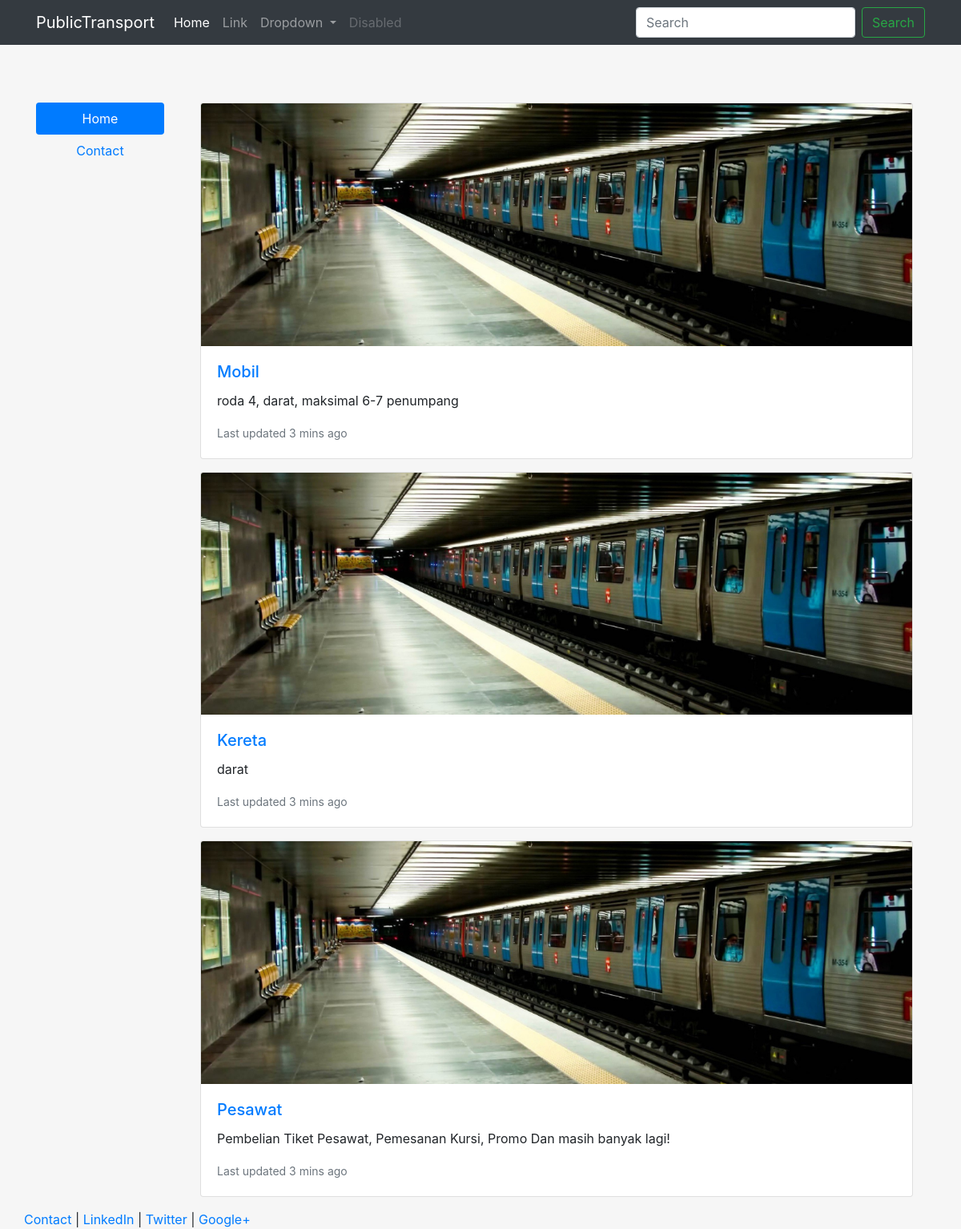
The page / on the database its author committed.
### MainApp/models.py (models this page shows, shortened)
class Category(models.Model):
    name                    = models.CharField(max_length=16)
    image                   = models.CharField(max_length=64, null=True)
    descriptions            = models.TextField()

### MainApp/views.py (the view)
# urls.py: url(r"^$", views.home, name="index"),
def home(request):
    all_categories = Category.objects.all()
    categories_dictionary = {'all_categories' : all_categories}
    return render(request, "MainApp/home.html",categories_dictionary)

### MainApp/templates/MainApp/home.html
{% extends "MainApp/header.html" %}
{% block content %}
	<div class="row">
	  <div class="col-sm-2">
	  <br><br>
		<nav class="nav flex-column nav-pills nav-justified" aria-orientation="vertical">
		  <a class="nav-item nav-link active" data-toggle="pill" href="/">Home</a>
		  <a class="nav-item nav-link" data-toggle="pill" href="/contact/">Contact</a>
		</nav>
	  </div>
	  <div class="col-sm-10">
		<div class='container-fluid'>
		<br><br>
			{% load staticfiles %}
			{% for category in all_categories %}
				<div class="card mb-3">
				  <img href="#" class="card-img-top custom-hover" src="{% static '/MainApp/img/subway0.jpg' %}" alt="Card image cap" >
				  <div class="card-body" href="#">
				    <h5 class="card-title"><a href="/home/{{category.id}}">{{category.name}}</a></h5>
				    <p class="card-text">{{category.descriptions}}</p>
				    <p class="card-text"><small class="text-muted">Last updated 3 mins ago</small></p>
				  </div>
				</div>
			{% endfor %}
		</div>
	  </div>
	</div>
{% endblock %}

### MainApp/templates/MainApp/header.html (style rules this page uses)
html, body { height:100% }

### rows shown on the page
Category: name "Mobil", descriptions "roda 4, darat, maksimal 6-7 penumpang"
Category: name "Kereta", descriptions "darat"
Category: name "Pesawat", descriptions "Pembelian Tiket Pesawat, Pemesanan Kursi, Promo Dan masih banyak lagi!"
